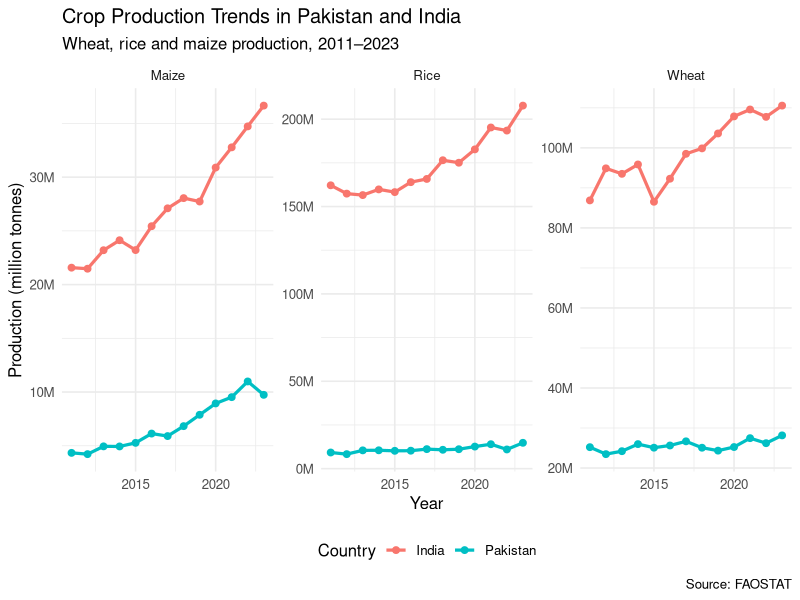

Write the R code that produced this figure.
## ---- chunk 1
library(tidyverse)
install.packages("ggplot2")
library(ggplot2)
library(scales)
## ---- chunk 2
agri_data <- read.csv(
  "data/agriculture.csv",
  fileEncoding = "UTF-8-BOM"
)
## ---- chunk 3
library(dplyr)
library(tidyr)

crop_data <- agri_data %>%
  filter(
    Area %in% c("Pakistan", "India"),
    Item %in% c("Wheat", "Rice", "Maize (corn)"),
    Element %in% c("Area harvested", "Yield", "Production"),
    !is.na(Value)
  ) %>%
  mutate(
    Item = recode(Item, "Maize (corn)" = "Maize")
  ) %>%
  select(Area, Item, Year, Element, Value) %>%
  pivot_wider(
    names_from = Element,
    values_from = Value
  ) %>%
  rename(
    country = Area,
    crop = Item,
    year = Year,
    area_ha = `Area harvested`,
    yield_kg_ha = Yield,
    production_t = Production
  ) %>%
  arrange(country, crop, year)
## ---- chunk 4
head(agri_data)
str(agri_data)
dim(agri_data)
names(agri_data)
## ---- chunk 5
head(crop_data)
dim(crop_data)

crop_data %>%
  count(country, crop)
## ---- chunk 6
library(ggplot2)
library(scales)

ggplot(
  crop_data,
  aes(x = year, y = production_t, color = country)
) +
  geom_line(linewidth = 1.1) +
  geom_point(size = 2) +
  facet_wrap(~ crop, scales = "free_y") +
  scale_y_continuous(
    labels = label_number(scale = 1e-6, suffix = "M")
  ) +
  labs(
    title = "Crop Production Trends in Pakistan and India",
    subtitle = "Wheat, rice and maize production, 2011–2023",
    x = "Year",
    y = "Production (million tonnes)",
    color = "Country",
    caption = "Source: FAOSTAT"
  ) +
  theme_minimal(base_size = 12) +
  theme(legend.position = "bottom")
## ---- chunk 7
library(dplyr)
library(ggplot2)
indexed_data <- crop_data %>% group_by(country, crop) %>% mutate(production_2011 = production_t[year == 2011][1], production_index = (production_t / production_2011) * 100
) %>%
    ungroup()
